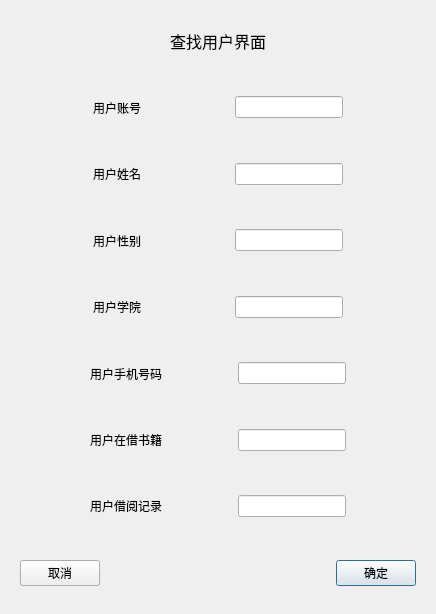
<?xml version="1.0" encoding="UTF-8"?>
<ui version="4.0">
 <class>Search</class>
 <widget class="QDialog" name="Search">
  <property name="geometry">
   <rect>
    <x>0</x>
    <y>0</y>
    <width>436</width>
    <height>614</height>
   </rect>
  </property>
  <property name="windowTitle">
   <string>MainWindow</string>
  </property>
  <layout class="QGridLayout" name="gridLayout_4">
   <item row="0" column="0">
    <widget class="QWidget" name="widget_2" native="true">
     <layout class="QGridLayout" name="gridLayout_3">
      <item row="0" column="0">
       <spacer name="horizontalSpacer_22">
        <property name="orientation">
         <enum>Qt::Horizontal</enum>
        </property>
        <property name="sizeHint" stdset="0">
         <size>
          <width>40</width>
          <height>20</height>
         </size>
        </property>
       </spacer>
      </item>
      <item row="0" column="1">
       <widget class="QLabel" name="label_2">
        <property name="font">
         <font>
          <pointsize>12</pointsize>
         </font>
        </property>
        <property name="text">
         <string>查找用户界面</string>
        </property>
       </widget>
      </item>
      <item row="0" column="2">
       <spacer name="horizontalSpacer_23">
        <property name="orientation">
         <enum>Qt::Horizontal</enum>
        </property>
        <property name="sizeHint" stdset="0">
         <size>
          <width>40</width>
          <height>20</height>
         </size>
        </property>
       </spacer>
      </item>
     </layout>
    </widget>
   </item>
   <item row="1" column="0">
    <widget class="QWidget" name="widget_6" native="true">
     <layout class="QHBoxLayout" name="horizontalLayout_6">
      <item>
       <spacer name="horizontalSpacer_9">
        <property name="orientation">
         <enum>Qt::Horizontal</enum>
        </property>
        <property name="sizeHint" stdset="0">
         <size>
          <width>40</width>
          <height>20</height>
         </size>
        </property>
       </spacer>
      </item>
      <item>
       <widget class="QLabel" name="label_6">
        <property name="text">
         <string>用户账号    </string>
        </property>
       </widget>
      </item>
      <item>
       <spacer name="horizontalSpacer">
        <property name="orientation">
         <enum>Qt::Horizontal</enum>
        </property>
        <property name="sizeHint" stdset="0">
         <size>
          <width>40</width>
          <height>20</height>
         </size>
        </property>
       </spacer>
      </item>
      <item>
       <widget class="QLineEdit" name="ID"/>
      </item>
      <item>
       <spacer name="horizontalSpacer_8">
        <property name="orientation">
         <enum>Qt::Horizontal</enum>
        </property>
        <property name="sizeHint" stdset="0">
         <size>
          <width>40</width>
          <height>20</height>
         </size>
        </property>
       </spacer>
      </item>
     </layout>
    </widget>
   </item>
   <item row="2" column="0">
    <widget class="QWidget" name="widget" native="true">
     <layout class="QHBoxLayout" name="horizontalLayout">
      <item>
       <spacer name="horizontalSpacer_10">
        <property name="orientation">
         <enum>Qt::Horizontal</enum>
        </property>
        <property name="sizeHint" stdset="0">
         <size>
          <width>40</width>
          <height>20</height>
         </size>
        </property>
       </spacer>
      </item>
      <item>
       <widget class="QLabel" name="label">
        <property name="text">
         <string>用户姓名    </string>
        </property>
       </widget>
      </item>
      <item>
       <spacer name="horizontalSpacer_2">
        <property name="orientation">
         <enum>Qt::Horizontal</enum>
        </property>
        <property name="sizeHint" stdset="0">
         <size>
          <width>40</width>
          <height>20</height>
         </size>
        </property>
       </spacer>
      </item>
      <item>
       <widget class="QLineEdit" name="name"/>
      </item>
      <item>
       <spacer name="horizontalSpacer_16">
        <property name="orientation">
         <enum>Qt::Horizontal</enum>
        </property>
        <property name="sizeHint" stdset="0">
         <size>
          <width>40</width>
          <height>20</height>
         </size>
        </property>
       </spacer>
      </item>
     </layout>
    </widget>
   </item>
   <item row="3" column="0">
    <widget class="QWidget" name="widget_7" native="true">
     <layout class="QHBoxLayout" name="horizontalLayout_7">
      <item>
       <spacer name="horizontalSpacer_11">
        <property name="orientation">
         <enum>Qt::Horizontal</enum>
        </property>
        <property name="sizeHint" stdset="0">
         <size>
          <width>40</width>
          <height>20</height>
         </size>
        </property>
       </spacer>
      </item>
      <item>
       <widget class="QLabel" name="label_7">
        <property name="text">
         <string>用户性别    </string>
        </property>
       </widget>
      </item>
      <item>
       <spacer name="horizontalSpacer_3">
        <property name="orientation">
         <enum>Qt::Horizontal</enum>
        </property>
        <property name="sizeHint" stdset="0">
         <size>
          <width>40</width>
          <height>20</height>
         </size>
        </property>
       </spacer>
      </item>
      <item>
       <widget class="QLineEdit" name="gender"/>
      </item>
      <item>
       <spacer name="horizontalSpacer_17">
        <property name="orientation">
         <enum>Qt::Horizontal</enum>
        </property>
        <property name="sizeHint" stdset="0">
         <size>
          <width>40</width>
          <height>20</height>
         </size>
        </property>
       </spacer>
      </item>
     </layout>
    </widget>
   </item>
   <item row="4" column="0">
    <widget class="QWidget" name="widget_8" native="true">
     <layout class="QHBoxLayout" name="horizontalLayout_8">
      <item>
       <spacer name="horizontalSpacer_12">
        <property name="orientation">
         <enum>Qt::Horizontal</enum>
        </property>
        <property name="sizeHint" stdset="0">
         <size>
          <width>40</width>
          <height>20</height>
         </size>
        </property>
       </spacer>
      </item>
      <item>
       <widget class="QLabel" name="label_8">
        <property name="text">
         <string>用户学院    </string>
        </property>
       </widget>
      </item>
      <item>
       <spacer name="horizontalSpacer_4">
        <property name="orientation">
         <enum>Qt::Horizontal</enum>
        </property>
        <property name="sizeHint" stdset="0">
         <size>
          <width>40</width>
          <height>20</height>
         </size>
        </property>
       </spacer>
      </item>
      <item>
       <widget class="QLineEdit" name="college"/>
      </item>
      <item>
       <spacer name="horizontalSpacer_18">
        <property name="orientation">
         <enum>Qt::Horizontal</enum>
        </property>
        <property name="sizeHint" stdset="0">
         <size>
          <width>40</width>
          <height>20</height>
         </size>
        </property>
       </spacer>
      </item>
     </layout>
    </widget>
   </item>
   <item row="5" column="0">
    <widget class="QWidget" name="widget_5" native="true">
     <layout class="QHBoxLayout" name="horizontalLayout_5">
      <item>
       <spacer name="horizontalSpacer_13">
        <property name="orientation">
         <enum>Qt::Horizontal</enum>
        </property>
        <property name="sizeHint" stdset="0">
         <size>
          <width>40</width>
          <height>20</height>
         </size>
        </property>
       </spacer>
      </item>
      <item>
       <widget class="QLabel" name="label_5">
        <property name="text">
         <string>用户手机号码</string>
        </property>
       </widget>
      </item>
      <item>
       <spacer name="horizontalSpacer_5">
        <property name="orientation">
         <enum>Qt::Horizontal</enum>
        </property>
        <property name="sizeHint" stdset="0">
         <size>
          <width>40</width>
          <height>20</height>
         </size>
        </property>
       </spacer>
      </item>
      <item>
       <widget class="QLineEdit" name="telphoneNum"/>
      </item>
      <item>
       <spacer name="horizontalSpacer_19">
        <property name="orientation">
         <enum>Qt::Horizontal</enum>
        </property>
        <property name="sizeHint" stdset="0">
         <size>
          <width>40</width>
          <height>20</height>
         </size>
        </property>
       </spacer>
      </item>
     </layout>
    </widget>
   </item>
   <item row="6" column="0">
    <widget class="QWidget" name="widget_4" native="true">
     <layout class="QHBoxLayout" name="horizontalLayout_4">
      <item>
       <spacer name="horizontalSpacer_14">
        <property name="orientation">
         <enum>Qt::Horizontal</enum>
        </property>
        <property name="sizeHint" stdset="0">
         <size>
          <width>40</width>
          <height>20</height>
         </size>
        </property>
       </spacer>
      </item>
      <item>
       <widget class="QLabel" name="label_4">
        <property name="text">
         <string>用户在借书籍</string>
        </property>
       </widget>
      </item>
      <item>
       <spacer name="horizontalSpacer_6">
        <property name="orientation">
         <enum>Qt::Horizontal</enum>
        </property>
        <property name="sizeHint" stdset="0">
         <size>
          <width>40</width>
          <height>20</height>
         </size>
        </property>
       </spacer>
      </item>
      <item>
       <widget class="QLineEdit" name="borrowedBook"/>
      </item>
      <item>
       <spacer name="horizontalSpacer_20">
        <property name="orientation">
         <enum>Qt::Horizontal</enum>
        </property>
        <property name="sizeHint" stdset="0">
         <size>
          <width>40</width>
          <height>20</height>
         </size>
        </property>
       </spacer>
      </item>
     </layout>
    </widget>
   </item>
   <item row="7" column="0">
    <widget class="QWidget" name="widget_3" native="true">
     <layout class="QGridLayout" name="gridLayout">
      <item row="0" column="2">
       <spacer name="horizontalSpacer_7">
        <property name="orientation">
         <enum>Qt::Horizontal</enum>
        </property>
        <property name="sizeHint" stdset="0">
         <size>
          <width>40</width>
          <height>20</height>
         </size>
        </property>
       </spacer>
      </item>
      <item row="0" column="0">
       <spacer name="horizontalSpacer_15">
        <property name="orientation">
         <enum>Qt::Horizontal</enum>
        </property>
        <property name="sizeHint" stdset="0">
         <size>
          <width>40</width>
          <height>20</height>
         </size>
        </property>
       </spacer>
      </item>
      <item row="0" column="1">
       <widget class="QLabel" name="label_3">
        <property name="text">
         <string>用户借阅记录</string>
        </property>
       </widget>
      </item>
      <item row="0" column="3">
       <widget class="QLineEdit" name="borrowRecord"/>
      </item>
      <item row="0" column="4">
       <spacer name="horizontalSpacer_21">
        <property name="orientation">
         <enum>Qt::Horizontal</enum>
        </property>
        <property name="sizeHint" stdset="0">
         <size>
          <width>40</width>
          <height>20</height>
         </size>
        </property>
       </spacer>
      </item>
     </layout>
    </widget>
   </item>
   <item row="8" column="0">
    <widget class="QWidget" name="widget_9" native="true">
     <layout class="QGridLayout" name="gridLayout_2">
      <item row="0" column="2">
       <widget class="QPushButton" name="pushButton_2">
        <property name="text">
         <string>确定</string>
        </property>
       </widget>
      </item>
      <item row="0" column="0">
       <widget class="QPushButton" name="pushButton">
        <property name="text">
         <string>取消</string>
        </property>
       </widget>
      </item>
      <item row="0" column="1">
       <spacer name="horizontalSpacer_24">
        <property name="orientation">
         <enum>Qt::Horizontal</enum>
        </property>
        <property name="sizeHint" stdset="0">
         <size>
          <width>40</width>
          <height>20</height>
         </size>
        </property>
       </spacer>
      </item>
     </layout>
    </widget>
   </item>
  </layout>
 </widget>
 <resources/>
 <connections/>
</ui>
